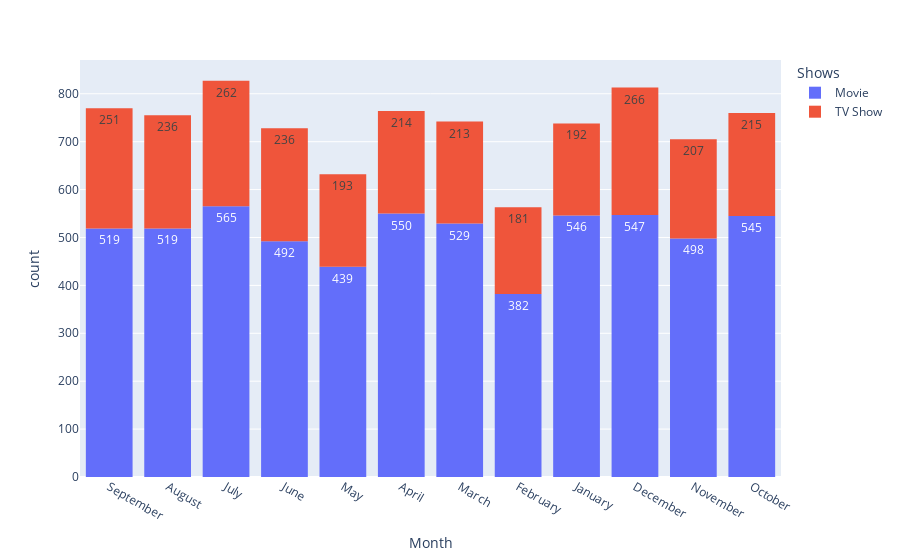

The code cell stored with this chart in its notebook:
### Code cell
px.histogram(data_import_copy, x=["type", "date_added_month"], color="type",
            labels=dict(type = "Shows", value = "Month"), text_auto=True) # average number of movies and shows added per months

### Figure 1 — Plotly figure (JSON) as saved in the notebook; plotly's stock layout.template omitted (floating-point values rounded to 4 significant figures; data arrays with more than 128 entries replaced by an {"elided": "..."} marker saying what was removed)
{"data": [{"alignmentgroup": "True", "bingroup": "x", "hovertemplate": "Shows=Movie<br>Month=%{x}<br>count=%{y}<extra></extra>", "legendgroup": "Movie", "marker": {"color": "#636efa", "pattern": {"shape": ""}}, "name": "Movie", "offsetgroup": "Movie", "orientation": "v", "showlegend": true, "texttemplate": "%{value}", "type": "histogram", "x": {"elided": "6131 str values"}, "xaxis": "x", "yaxis": "y"}, {"alignmentgroup": "True", "bingroup": "x", "hovertemplate": "Shows=TV Show<br>Month=%{x}<br>count=%{y}<extra></extra>", "legendgroup": "TV Show", "marker": {"color": "#EF553B", "pattern": {"shape": ""}}, "name": "TV Show", "offsetgroup": "TV Show", "orientation": "v", "showlegend": true, "texttemplate": "%{value}", "type": "histogram", "x": {"elided": "2676 str values"}, "xaxis": "x", "yaxis": "y"}], "layout": {"barmode": "relative", "legend": {"title": {"text": "Shows"}, "tracegroupgap": 0}, "margin": {"t": 60}, "xaxis": {"anchor": "y", "domain": [0, 1], "title": {"text": "Month"}}, "yaxis": {"anchor": "x", "domain": [0, 1], "title": {"text": "count"}}}}
